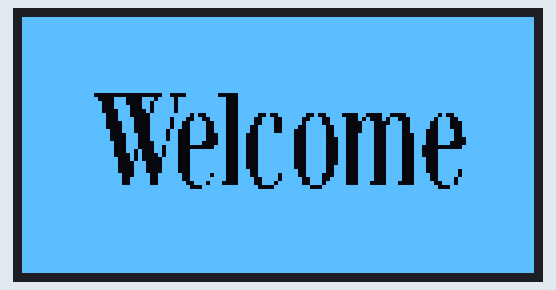
Simulated run of this sketch. Board: Arduino Uno, built with avr-gcc and run on an emulated ATmega328P. On the bench: 128×64 one-colour display.

Above: at 1.5 s.

The sketch:

Welcome_Code.ino
```cpp
#include "U8glib.h" // including the U8glib library


#define OLED_CLK_PIN 13  //Arduino Digital Pin D13: SCK


#define OLED_MOSI_PIN 11 //Arduino Digital Pin D11: MOSI


#define OLED_RES_PIN 10 //Arduino Digital Pin D10: SS


#define OLED_SDC_PIN 9  //Arduino Digital Pin D9: OC1A


#define OLED_CSS_PIN 8 //Arduino Digital Pin D13: ICP1


U8GLIB_SH1106_128X64 u8g(OLED_CLK_PIN, OLED_MOSI_PIN, OLED_RES_PIN, OLED_SDC_PIN, OLED_CSS_PIN);


//the custom made circuitdigest Bitmap


const uint8_t circuitdigest[] PROGMEM = {
0xff, 0xff, 0xff, 0xff, 0xff, 0xff, 0xff, 0xff, 0xff, 0xff, 0xff, 0xff, 0xff, 0xff, 0xff, 0xff,
	0xff, 0xff, 0xff, 0xff, 0xff, 0xff, 0xff, 0xff, 0xff, 0xff, 0xff, 0xff, 0xff, 0xff, 0xff, 0xff,
	0xff, 0xff, 0xff, 0xff, 0xff, 0xff, 0xff, 0xff, 0xff, 0xff, 0xff, 0xff, 0xff, 0xff, 0xff, 0xff,
	0xff, 0xff, 0xff, 0xff, 0xff, 0xff, 0xff, 0xff, 0xff, 0xff, 0xff, 0xff, 0xff, 0xff, 0xff, 0xff,
	0xff, 0xff, 0xff, 0xff, 0xff, 0xff, 0xff, 0xff, 0xff, 0xff, 0xff, 0xff, 0xff, 0xff, 0xff, 0xff,
	0xff, 0xff, 0xff, 0xff, 0xff, 0xff, 0xff, 0xff, 0xff, 0xff, 0xff, 0xff, 0xff, 0xff, 0xff, 0xff,
	0xff, 0xff, 0xff, 0xff, 0xff, 0xff, 0xff, 0xff, 0xff, 0xff, 0xff, 0xff, 0xff, 0xff, 0xff, 0xff,
	0xff, 0xff, 0xff, 0xff, 0xff, 0xff, 0xff, 0xff, 0xff, 0xff, 0xff, 0xff, 0xff, 0xff, 0xff, 0xff,
	0xff, 0xff, 0xff, 0xff, 0xff, 0xff, 0xff, 0xff, 0xff, 0xff, 0xff, 0xff, 0xff, 0xff, 0xff, 0xff,
	0xff, 0xff, 0xff, 0xff, 0xff, 0xff, 0xff, 0xff, 0xff, 0xff, 0xff, 0xff, 0xff, 0xff, 0xff, 0xff,
	0xff, 0xff, 0xff, 0xff, 0xff, 0xff, 0xff, 0xff, 0xff, 0xff, 0xff, 0xff, 0xff, 0xff, 0xff, 0xff,
	0xff, 0xff, 0xff, 0xff, 0xff, 0xff, 0xff, 0xff, 0xff, 0xff, 0xff, 0xff, 0xff, 0xff, 0xff, 0xff,
	0xff, 0xff, 0xff, 0xff, 0xff, 0xff, 0xff, 0xff, 0xff, 0xff, 0xff, 0xff, 0xff, 0xff, 0xff, 0xff,
	0xff, 0xff, 0xff, 0xff, 0xff, 0xff, 0xff, 0xff, 0xff, 0xff, 0xff, 0xff, 0xff, 0xff, 0xff, 0xff,
	0xff, 0xff, 0xff, 0xff, 0xff, 0xff, 0xff, 0xff, 0xff, 0xff, 0xff, 0xff, 0xff, 0xff, 0xff, 0xff,
	0xff, 0xff, 0xff, 0xff, 0xff, 0xff, 0xff, 0xff, 0xff, 0xff, 0xff, 0xff, 0xff, 0xff, 0xff, 0xff,
	0xff, 0xff, 0xff, 0xff, 0xff, 0xff, 0xff, 0xff, 0xff, 0xff, 0xff, 0xff, 0xff, 0xff, 0xff, 0xff,
	0xff, 0xff, 0xff, 0xff, 0xff, 0xff, 0xff, 0xff, 0xff, 0xff, 0xff, 0xff, 0xff, 0xff, 0xff, 0xff,
	0xff, 0xff, 0xff, 0xff, 0xff, 0xff, 0xff, 0xff, 0xff, 0xff, 0xff, 0xff, 0xff, 0xff, 0xff, 0xff,
	0xff, 0xff, 0xc0, 0x00, 0x18, 0x7f, 0x83, 0xff, 0xff, 0xff, 0xff, 0xff, 0xff, 0xff, 0xff, 0xff,
	0xff, 0xff, 0xe1, 0xc3, 0xbd, 0xff, 0xe3, 0xff, 0xff, 0xff, 0xff, 0xff, 0xff, 0xff, 0xff, 0xff,
	0xff, 0xff, 0xf1, 0xc3, 0x7d, 0xff, 0xe3, 0xff, 0xff, 0xff, 0xff, 0xff, 0xff, 0xff, 0xff, 0xff,
	0xff, 0xff, 0xf1, 0xe3, 0x7d, 0xff, 0xe3, 0xff, 0xff, 0xff, 0xff, 0xff, 0xff, 0xff, 0xff, 0xff,
	0xff, 0xff, 0xf0, 0xe1, 0x7d, 0xff, 0xe3, 0xff, 0xff, 0xff, 0xff, 0xff, 0xff, 0xff, 0xff, 0xff,
	0xff, 0xff, 0xf8, 0xe0, 0xff, 0xd3, 0xe3, 0xe4, 0xfe, 0x4f, 0x0c, 0x30, 0xff, 0x4f, 0xff, 0xff,
	0xff, 0xff, 0xf8, 0xf0, 0xfb, 0x99, 0xe3, 0xce, 0x7c, 0xe7, 0x8a, 0x2c, 0x7e, 0xe7, 0xff, 0xff,
	0xff, 0xff, 0xf8, 0x70, 0xfb, 0x3c, 0xe3, 0xce, 0x7d, 0xe7, 0x87, 0x0e, 0x7c, 0xe3, 0xff, 0xff,
	0xff, 0xff, 0xf8, 0x70, 0xfb, 0x3c, 0xe3, 0x9e, 0x79, 0xf3, 0x87, 0x1e, 0x7c, 0xe3, 0xff, 0xff,
	0xff, 0xff, 0xfc, 0x70, 0xf6, 0x3c, 0xe3, 0x9e, 0x71, 0xf3, 0x87, 0x1e, 0x78, 0xf3, 0xff, 0xff,
	0xff, 0xff, 0xfc, 0x38, 0xf6, 0x3c, 0x63, 0x1f, 0xf1, 0xf3, 0x8f, 0x1e, 0x38, 0xf3, 0xff, 0xff,
	0xff, 0xff, 0xfc, 0x38, 0xf6, 0x3c, 0x63, 0x1f, 0xf1, 0xf1, 0x8f, 0x1e, 0x38, 0xf1, 0xff, 0xff,
	0xff, 0xff, 0xfe, 0x38, 0x7e, 0x38, 0x63, 0x1f, 0xf1, 0xf1, 0x8f, 0x1e, 0x38, 0xe1, 0xff, 0xff,
	0xff, 0xff, 0xfe, 0x38, 0x6e, 0x00, 0xe3, 0x1f, 0xf1, 0xf1, 0x8f, 0x1e, 0x30, 0x03, 0xff, 0xff,
	0xff, 0xff, 0xfe, 0x34, 0x6e, 0x3f, 0xe3, 0x1f, 0xf1, 0xf1, 0x8f, 0x1e, 0x30, 0xff, 0xff, 0xff,
	0xff, 0xff, 0xfe, 0x14, 0x2e, 0x3f, 0xe3, 0x1f, 0xf1, 0xf1, 0x8f, 0x1e, 0x30, 0xff, 0xff, 0xff,
	0xff, 0xff, 0xff, 0x14, 0x1e, 0x3f, 0xe3, 0x1f, 0xf1, 0xf1, 0x8f, 0x1e, 0x38, 0xff, 0xff, 0xff,
	0xff, 0xff, 0xff, 0x0e, 0x1e, 0x3f, 0xe3, 0x1f, 0xf1, 0xf1, 0x8f, 0x1e, 0x38, 0xff, 0xff, 0xff,
	0xff, 0xff, 0xff, 0x0e, 0x1e, 0x3f, 0xe3, 0x1f, 0xf1, 0xf3, 0x8f, 0x1e, 0x38, 0xff, 0xff, 0xff,
	0xff, 0xff, 0xff, 0x0e, 0x1e, 0x3f, 0xe3, 0x9f, 0xf9, 0xf3, 0x8f, 0x1e, 0x38, 0xfb, 0xff, 0xff,
	0xff, 0xff, 0xff, 0x8f, 0x3f, 0x3e, 0xe3, 0x9f, 0x79, 0xe3, 0x8f, 0x1e, 0x3c, 0xfb, 0xff, 0xff,
	0xff, 0xff, 0xff, 0x9f, 0x3f, 0x3f, 0xe3, 0xcf, 0x7c, 0xe7, 0x8f, 0x1e, 0x3c, 0xf7, 0xff, 0xff,
	0xff, 0xff, 0xff, 0x9f, 0x3f, 0x9d, 0xc3, 0xce, 0xfc, 0xef, 0x8e, 0x1c, 0x3e, 0x77, 0xff, 0xff,
	0xff, 0xff, 0xff, 0xff, 0xff, 0xc7, 0xff, 0xe1, 0xff, 0x1f, 0xff, 0xff, 0xff, 0x1f, 0xff, 0xff,
	0xff, 0xff, 0xff, 0xff, 0xff, 0xff, 0xff, 0xff, 0xff, 0xff, 0xff, 0xff, 0xff, 0xff, 0xff, 0xff,
	0xff, 0xff, 0xff, 0xff, 0xff, 0xff, 0xff, 0xff, 0xff, 0xff, 0xff, 0xff, 0xff, 0xff, 0xff, 0xff,
	0xff, 0xff, 0xff, 0xff, 0xff, 0xff, 0xff, 0xff, 0xff, 0xff, 0xff, 0xff, 0xff, 0xff, 0xff, 0xff,
	0xff, 0xff, 0xff, 0xff, 0xff, 0xff, 0xff, 0xff, 0xff, 0xff, 0xff, 0xff, 0xff, 0xff, 0xff, 0xff,
	0xff, 0xff, 0xff, 0xff, 0xff, 0xff, 0xff, 0xff, 0xff, 0xff, 0xff, 0xff, 0xff, 0xff, 0xff, 0xff,
	0xff, 0xff, 0xff, 0xff, 0xff, 0xff, 0xff, 0xff, 0xff, 0xff, 0xff, 0xff, 0xff, 0xff, 0xff, 0xff,
	0xff, 0xff, 0xff, 0xff, 0xff, 0xff, 0xff, 0xff, 0xff, 0xff, 0xff, 0xff, 0xff, 0xff, 0xff, 0xff,
	0xff, 0xff, 0xff, 0xff, 0xff, 0xff, 0xff, 0xff, 0xff, 0xff, 0xff, 0xff, 0xff, 0xff, 0xff, 0xff,
	0xff, 0xff, 0xff, 0xff, 0xff, 0xff, 0xff, 0xff, 0xff, 0xff, 0xff, 0xff, 0xff, 0xff, 0xff, 0xff,
	0xff, 0xff, 0xff, 0xff, 0xff, 0xff, 0xff, 0xff, 0xff, 0xff, 0xff, 0xff, 0xff, 0xff, 0xff, 0xff,
	0xff, 0xff, 0xff, 0xff, 0xff, 0xff, 0xff, 0xff, 0xff, 0xff, 0xff, 0xff, 0xff, 0xff, 0xff, 0xff,
	0xff, 0xff, 0xff, 0xff, 0xff, 0xff, 0xff, 0xff, 0xff, 0xff, 0xff, 0xff, 0xff, 0xff, 0xff, 0xff,
	0xff, 0xff, 0xff, 0xff, 0xff, 0xff, 0xff, 0xff, 0xff, 0xff, 0xff, 0xff, 0xff, 0xff, 0xff, 0xff,
	0xff, 0xff, 0xff, 0xff, 0xff, 0xff, 0xff, 0xff, 0xff, 0xff, 0xff, 0xff, 0xff, 0xff, 0xff, 0xff,
	0xff, 0xff, 0xff, 0xff, 0xff, 0xff, 0xff, 0xff, 0xff, 0xff, 0xff, 0xff, 0xff, 0xff, 0xff, 0xff,
	0xff, 0xff, 0xff, 0xff, 0xff, 0xff, 0xff, 0xff, 0xff, 0xff, 0xff, 0xff, 0xff, 0xff, 0xff, 0xff,
	0xff, 0xff, 0xff, 0xff, 0xff, 0xff, 0xff, 0xff, 0xff, 0xff, 0xff, 0xff, 0xff, 0xff, 0xff, 0xff,
	0xff, 0xff, 0xff, 0xff, 0xff, 0xff, 0xff, 0xff, 0xff, 0xff, 0xff, 0xff, 0xff, 0xff, 0xff, 0xff,
	0xff, 0xff, 0xff, 0xff, 0xff, 0xff, 0xff, 0xff, 0xff, 0xff, 0xff, 0xff, 0xff, 0xff, 0xff, 0xff,
	0xff, 0xff, 0xff, 0xff, 0xff, 0xff, 0xff, 0xff, 0xff, 0xff, 0xff, 0xff, 0xff, 0xff, 0xff, 0xff,
	0xff, 0xff, 0xff, 0xff, 0xff, 0xff, 0xff, 0xff, 0xff, 0xff, 0xff, 0xff, 0xff, 0xff, 0xff, 0xff
};


void draw(void) {

  u8g.drawBitmapP( 0, 0, 16, 64, circuitdigest);
}


void setup() {


  //  empty setup function as the library manages all internally


}


void loop() {


  u8g.firstPage();  //A call to this procedure, marks the beginning of the picture loop.


  do {


    draw();


  } while( u8g.nextPage() ); // A call to this procedure, marks the end of the body of the picture loop.


  // rebuild the picture after some delay


  delay(1000);


}
```
